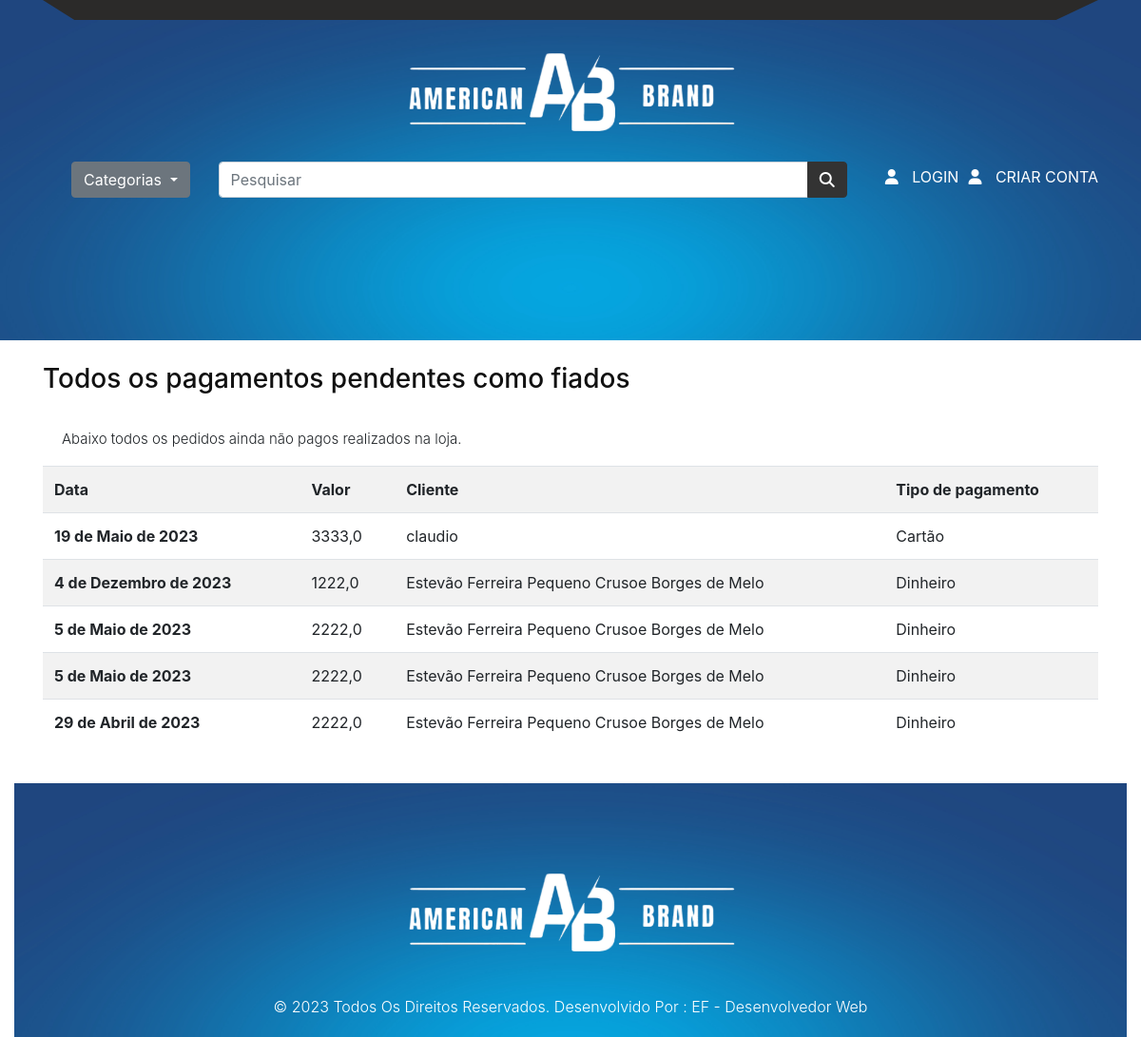
/cliente/lista_fiado/, run on an earlier commit of the app's database.
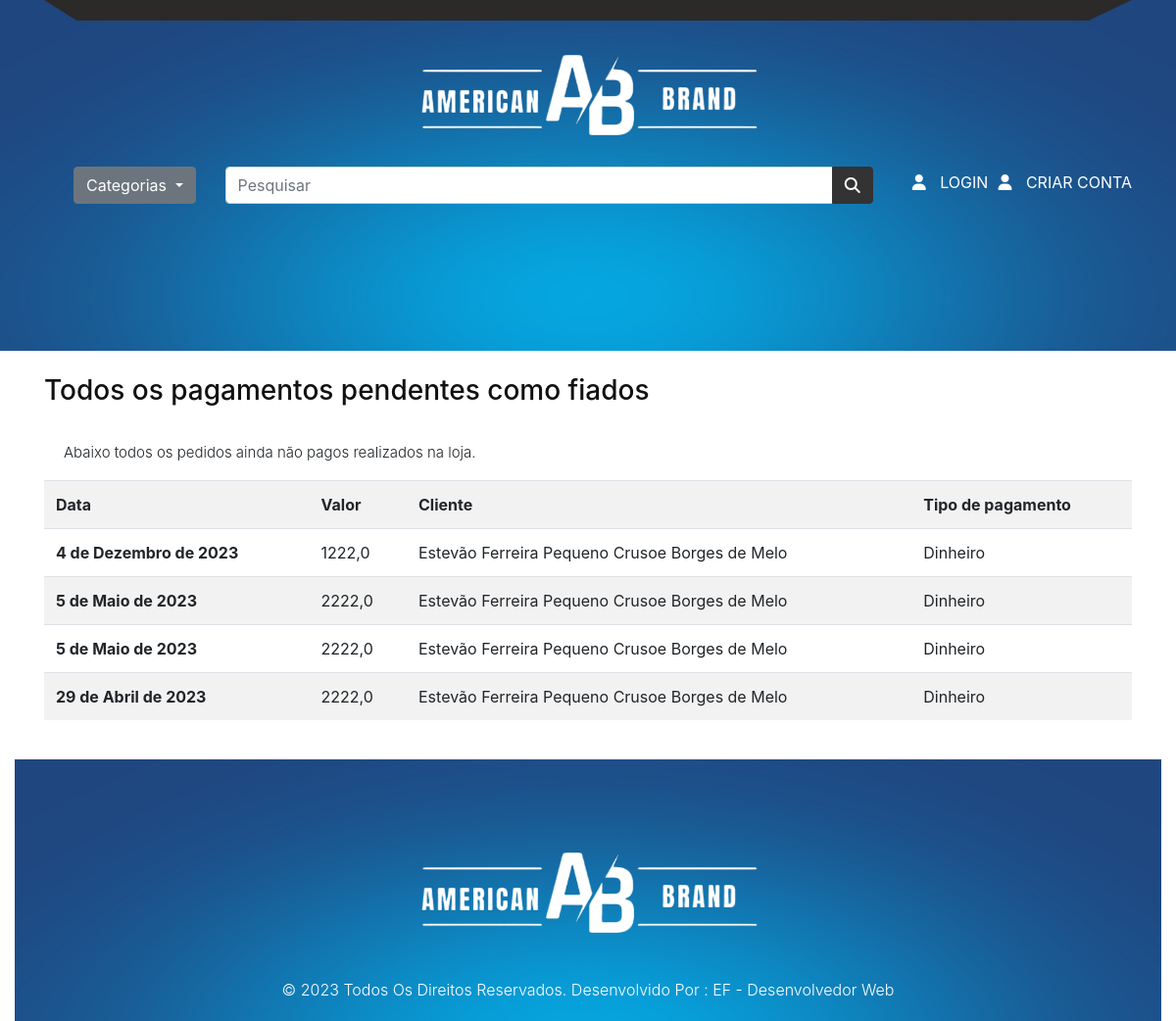
And on a later commit of the database.
### cliente/models.py (models this page shows, shortened)
class Fiado(models.Model):
    data = models.DateField(verbose_name="Data do pagamento")
    cliente = models.ForeignKey(Cliente, on_delete=models.PROTECT,
                                default=None, blank=True, null=True, verbose_name="Cliente")
    valor = models.FloatField(verbose_name="Valor da dívida")
    pagamento = models.CharField(
        max_length=100, verbose_name="Tipo de pagamento")

class Cliente(models.Model):
    codigo = models.CharField(max_length=4,
                              verbose_name='Código', blank=True, null=True)
    usuario = models.OneToOneField(User, on_delete=models.CASCADE,
                                   verbose_name='Usuário')
    nome = models.CharField(max_length=100,
                            verbose_name='Nome completo', blank=True, null=True)
    idade = models.PositiveIntegerField()
    data_nascimento = models.DateField()
    cpf = models.CharField(max_length=11)
    cnpj = models.CharField(max_length=14, blank=True, null=True)
    endereco = models.CharField(max_length=50)
    numero = models.CharField(max_length=5)
    complemento = models.CharField(max_length=30)
    bairro = models.CharField(max_length=30)
    cep = models.CharField(max_length=8)
    cidade = models.CharField(max_length=30)
    estado = models.CharField(
        max_length=2,
        default='SP',
        choices=(
            ('AC', 'Acre'),
            ('AL', 'Alagoas'),
            ('AP', 'Amapá'),
            ('AM', 'Amazonas'),
            ('BA', 'Bahia'),
            ('CE', 'Ceará'),
            ('DF', 'Distrito Federal'),
            ('ES', 'Espírito Santo'),
            ('GO', 'Goiás'),
            ('MA', 'Maranhão'),
            ('MT', 'Mato Grosso'),
            ('MS', 'Mato Grosso do Sul'),
            ('MG', 'Minas Gerais'),
            ('PA', 'Pará'),
            ('PB', 'Paraíba'),
            ('PR', 'Paraná'),
            ('PE', 'Pernambuco'),
            ('PI', 'Piauí'),
            ('RJ', 'Rio de Janeiro'),
            ('RN', 'Rio Grande do Norte'),
            ('RS', 'Rio Grande do Sul'),
            ('RO', 'Rondônia'),
            ('RR', 'Roraima'),
            ('SC', 'Santa Catarina'),
            ('SP', 'São Paulo'),
            ('SE', 'Sergipe'),
            ('TO', 'Tocantins'),
        )
    )
    def __str__(self):
        return f'{self.nome}'
    class Meta:
        verbose_name = 'Cliente'
        verbose_name_plural = 'Clientes'

### cliente/views.py (the view)
# urls.py: path('lista_fiado/', lista_fiado.as_view(), name='lista_fiado'),
class lista_fiado(ListView):
    model = Fiado
    context_object_name = 'fiados'
    template_name = 'cliente/lista_fiado.html'
    paginate_by = 10
    ordering = ['-id']

### cliente/templates/cliente/lista_fiado.html (shortened to what this page needs)
{% extends 'base.html' %}
{% load omfilters %}
{% block conteudo %}
<div class="row">
 <div class="col">
  <br>
  <h3 class="mb-4">Todos os pagamentos pendentes como fiados</h3>
  <p>Abaixo todos os pedidos ainda não pagos realizados na loja.</p>
  <div class="table-responsive">
   <table class="table table-striped">
    <tr>
     <th scope="col">Data</th>
     <th scope="col">Valor</th>
     <th scope="col">Cliente</th>
     <th scope="col">Tipo de pagamento</th>
    </tr>
    {% for fiado in fiados %}
    <tr>
     <th scope="row">{{ fiado.data }}</td>
     <td>{{ fiado.valor }}</td>
     <td>{{ fiado.cliente }}</td>
     <td>{{ fiado.pagamento }}</td>
    </tr>
    {% endfor %}
   </table>
  </div>
 </div>
</div>
{% endblock %}

What changed in the data, as far as the page shows it:
removed Fiado: data "19 de Maio de 2023", valor "3333,0", cliente "claudio", pagamento "Cartão"
